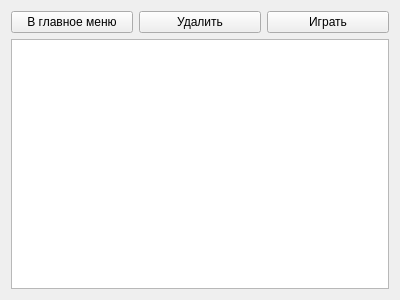
<?xml version="1.0" encoding="UTF-8"?>
<ui version="4.0">
 <class>Form</class>
 <widget class="QWidget" name="Form">
  <property name="geometry">
   <rect>
    <x>0</x>
    <y>0</y>
    <width>400</width>
    <height>300</height>
   </rect>
  </property>
  <property name="windowTitle">
   <string>Сохранения</string>
  </property>
  <layout class="QVBoxLayout" name="verticalLayout">
   <item>
    <layout class="QHBoxLayout" name="horizontalLayout">
     <item>
      <widget class="QPushButton" name="btn_back">
       <property name="text">
        <string>В главное меню</string>
       </property>
      </widget>
     </item>
     <item>
      <widget class="QPushButton" name="btn_delete_saved_game">
       <property name="text">
        <string>Удалить</string>
       </property>
      </widget>
     </item>
     <item>
      <widget class="QPushButton" name="btn_play_saved_game">
       <property name="text">
        <string>Играть</string>
       </property>
      </widget>
     </item>
    </layout>
   </item>
   <item>
    <widget class="QTableWidget" name="table">
     <property name="selectionMode">
      <enum>QAbstractItemView::SingleSelection</enum>
     </property>
     <property name="selectionBehavior">
      <enum>QAbstractItemView::SelectRows</enum>
     </property>
     <attribute name="verticalHeaderVisible">
      <bool>false</bool>
     </attribute>
    </widget>
   </item>
  </layout>
 </widget>
 <resources/>
 <connections/>
</ui>
